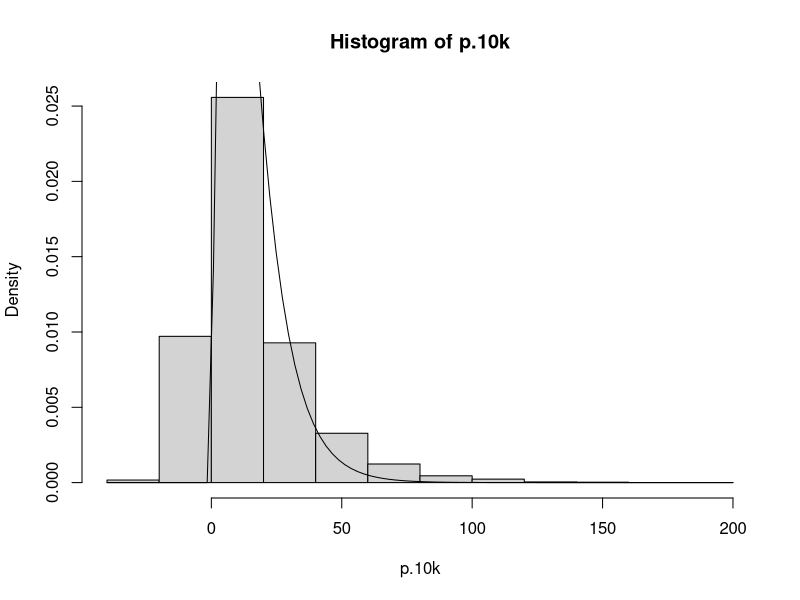

Source code (R):
## ---- chunk 1
knitr::opts_chunk$set(echo = TRUE)
## ---- chunk 2
a <- 1 - (2*pexp(q=15,rate=0.1,lower.tail = TRUE, log.p = FALSE) - pexp(q=15, rate = 0.2, lower.tail = TRUE, log.p = FALSE))
a
## ---- chunk 3
xa <- 2*rexp(1,0.1)
xb <- rexp(1,0.2)
t <- 2*rexp(1,0.1) - rexp(1,0.2)
t
## ---- chunk 4
print(paste("Probability that the lifetime of the satellite exceeds 15 years and simulate one draw of the block lifetimes of XA, XB and T are",round(a,digits = 3),",",round(xa,digits = 3),",",round(xb,digits = 3),",",round(t,digits = 3)))
## ---- chunk 5
p.10k <- replicate(10000,(2*rexp(1,0.1) - rexp(1,0.2)))
## ---- chunk 6
hist(p.10k, probability = T)
curve((2*dexp(x,rate = 0.1)-dexp(x,rate = 0.2)), add = T, xlab = "x", ylab = "density")
## ---- chunk 7
mean(p.10k)
## ---- chunk 8
mean(p.10k > 15)
## ---- chunk 9
mean10k <- replicate(4,mean(p.10k))
prob10k <- replicate(4, mean(p.10k > 15))
mean10k
prob10k
## ---- chunk 10
p.1k <- replicate(1000,(2*rexp(1,0.1) - rexp(1,0.2)))
p.100k <- replicate(100000,(2*rexp(1,0.1) - rexp(1,0.2)))

mean1k<- replicate(5,mean(p.1k))
prob1k <- replicate(5, mean(p.1k > 15))
mean1k
prob1k

mean100k<- replicate(5,mean(p.100k))
prob100k <- replicate(5, mean(p.100k > 15))
mean100k
prob100k

table.data <- rbind(
  cbind(mean(p.1k), mean(p.10k), mean(p.100k)),
  cbind(mean(mean1k),mean(mean10k),mean(mean100k)),
  cbind(mean(prob1k), mean(prob10k), mean(prob100k))
)

rownames(table.data) <- c('mean of simulations','estimate of E(T) i.e mean of mean','estimate of the Probability of P(x>15)')
colnames(table.data) <- c('for 1k simulations','for 10k simulations','for 100k simulations')

table.data
## ---- chunk 11
montecarloPi <- function(trials) {
  count = 0
  for(i in 1:trials) {
    if((runif(1,-0.5,0.5)^2 + runif(1,-0.5,0.5)^2)< (0.5^2)) {
      count = count + 1
    }
  }
  return((count*4)/trials)
}

montecarloPi(10000)
